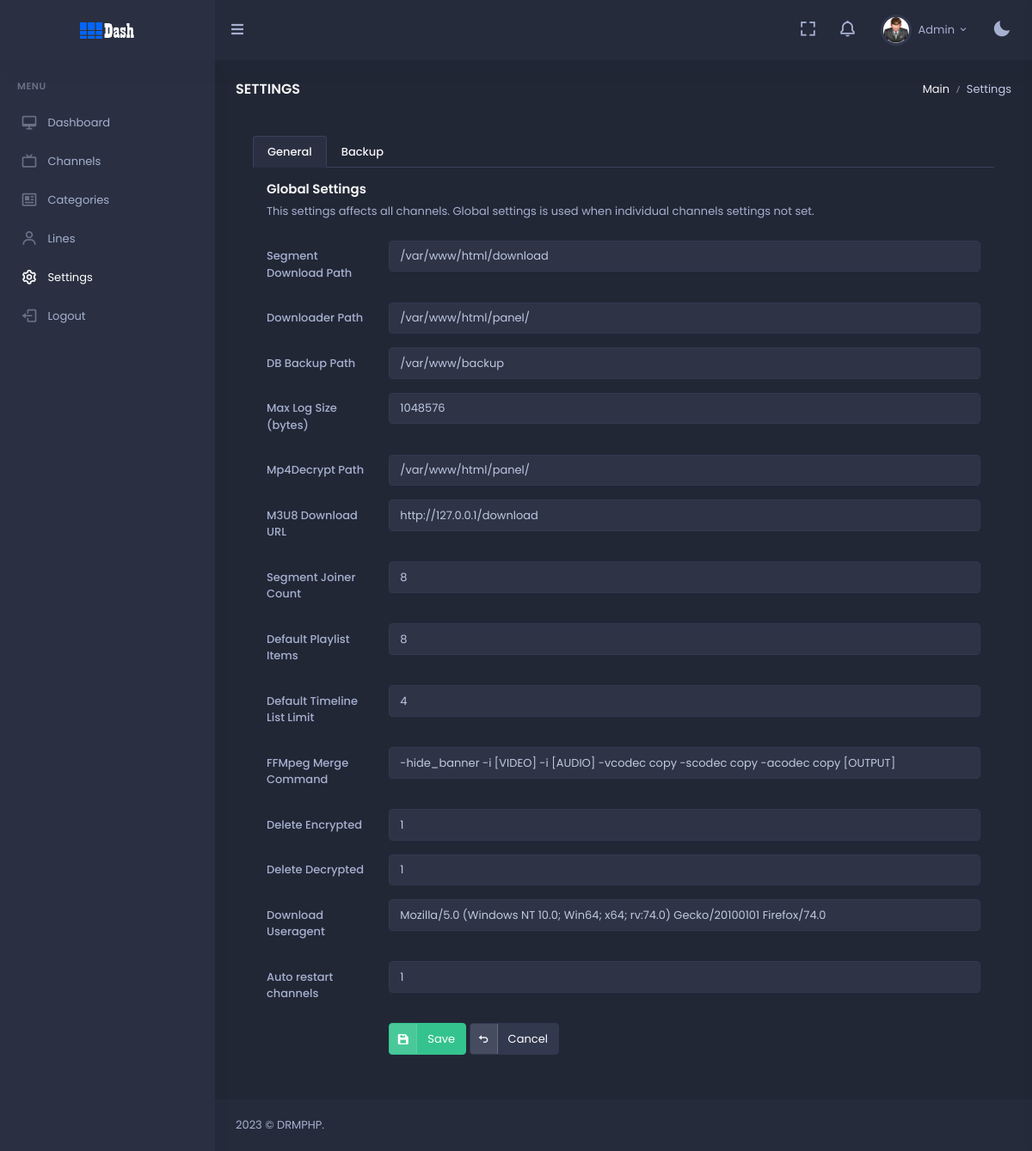
Page /panel/settings.php (signed in) on the earlier database version.
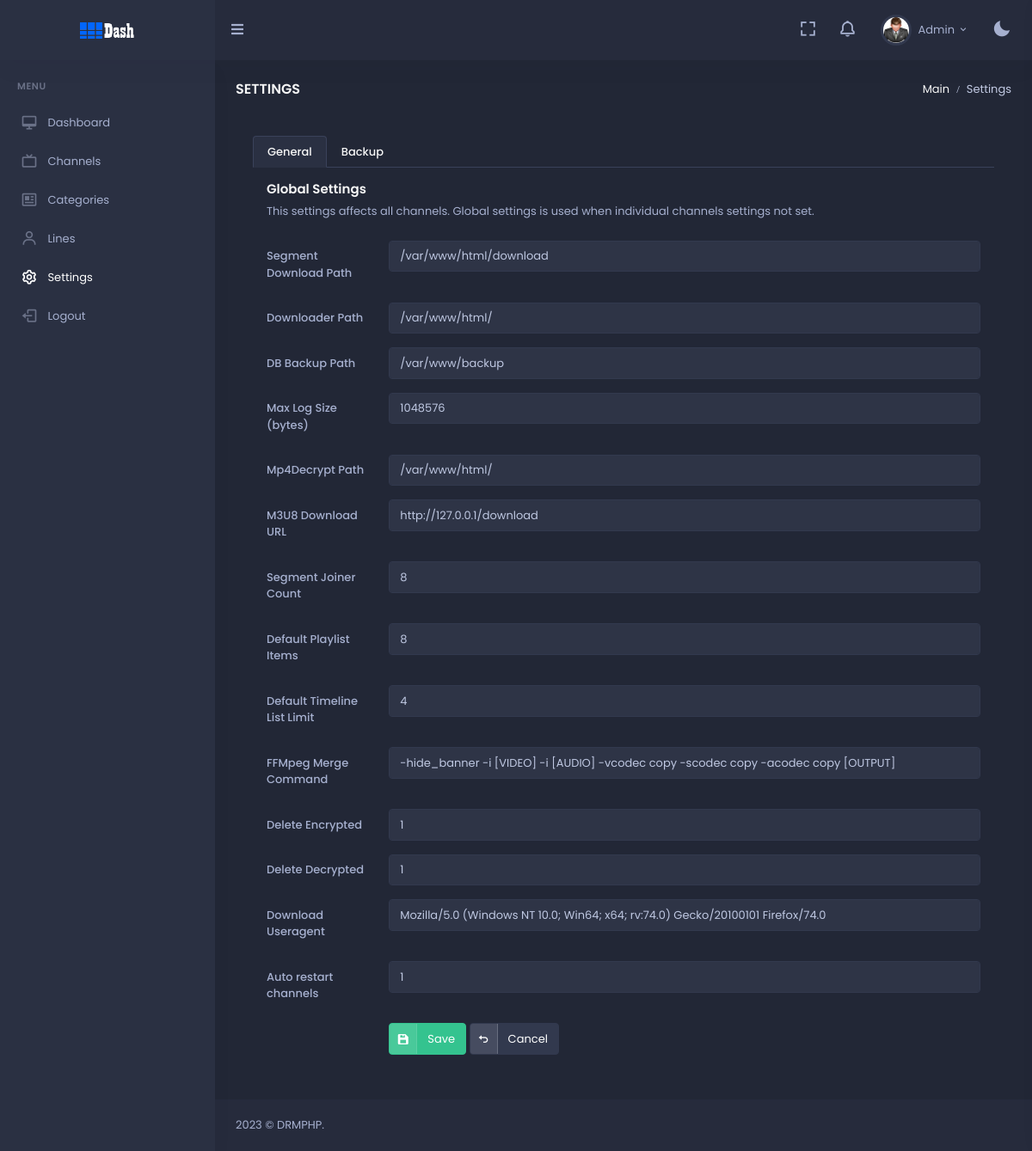
Same page on the later database version.
### tables this page shows
CREATE TABLE `config` (
  `ID` int(11) NOT NULL,
  `ConfigName` varchar(32) NOT NULL,
  `ConfigDesc` varchar(64) NOT NULL,
  `ConfigValue` varchar(256) NOT NULL
);

### panel/_app.php (called while the page is built, shortened)
<?php
class App
{
    public $DB;
    public $Config;
    public function __construct()
    {
        include "_db.php";
        try {
            $db = new PDO('mysql:host=' . $DBHost . ';dbname=' . $DBName . ';charset=utf8', $DBUser, $DBPass);
            $this->DB = $db;
        } catch (PDOException $e) {
            print "Error!: " . $e->getMessage() . "<br/>";
            die();
        }
        $this->ReadConfig();
    }
    public function ReadConfig()
    {
        $sql = "select * from config order by ID";
        $st = $this->DB->prepare($sql);
        $st->execute();
        $this->Config = $st->fetchAll();
    }
    public function GetConfig($ConfigName)
    {
        for ($i = 0; $i < count($this->Config); $i++) {
            if ($this->Config[$i]["ConfigName"] == $ConfigName) {
                return $this->Config[$i]["ConfigValue"];
            }
        }
    }
    public function GetNotification($Status = "")
    {
        if ($Status == "") {
            $Cond = "";
        } else { $Cond = " and Status='$Status'";}
        $sql = "select * from notification where 1=1 $Cond";
        $st = $this->DB->prepare($sql);
        $st->execute();
        $data = $st->fetchAll();
        for ($i = 0; $i < count($data); $i++) {
            $data[$i]["ago"] = $this->time_elapsed_string($data[$i]["Sent"]);
        }
        return $data;
    }
}

### panel/_config.php (called while the page is built, shortened)
<?php
require "_app.php";
$App = New App();
?>

### panel/settings.php (the view, shortened to what this page needs)
<?php
include "_config.php";
$active1="active";
$active2="";
$selected1="true";
$selected2="false";
?>
<!doctype html>
<html lang="en">
  <?php include "_htmlhead.php"?>
  <body data-sidebar="dark">
    <div id="layout-wrapper">
      <?php include "_header.php"?>
      <?php include "_sidebar.php"?>
      <div class="main-content">
        <div class="page-content">
          <div class="container-fluid">
            <div class="row">
              <div class="col-12">
                <div class="page-title-box d-sm-flex align-items-center justify-content-between">
                  <h4 class="mb-sm-0 font-size-18">Settings</h4>
                  <div class="page-title-right">
                    <ol class="breadcrumb m-0">
                      <li class="breadcrumb-item"><a href="javascript: void(0);">Main</a></li>
                      <li class="breadcrumb-item active">Settings</li>
                    </ol>
                  </div>
                </div>
              </div>
            </div>
            <div class="row">
              <div class="col-lg-12">
                <div class="card-body">
                  <ul class="nav nav-tabs" role="tablist">
                    <li class="nav-item">
                      <a class="nav-link <?php
echo $active1?>" data-bs-toggle="tab" href="#t1" role="tab" aria-selected="<?=$selected1;
?>">
                        <span class="d-none d-sm-block">General</span>
                      </a>
                    </li>
                    <li class="nav-item">
                      <a class="nav-link <?php
echo $active2?>" data-bs-toggle="tab" href="#t2" role="tab" aria-selected="<?=$selected2;
?>">
                        <span class="d-none d-sm-block">Backup</span>
                      </a>
                    </li>
                  </ul>
                  <div class="tab-content p-3">
                    <div class="tab-pane <?php
echo $active1;
?>" id="t1" role="tabpanel">
                      <div class="mb-0">
                        <h4 class="card-title">Global Settings</h4>
                        <p class="card-title-desc">This settings affects all channels. Global settings is used when individual channels settings not set.</p>
                        <form method="POST">
                          <div class="mb-3 row">
                            <label class="col-md-2 col-form-label">Segment Download Path</label>
                            <div class="col-md-10">
                              <input class="form-control" type="text" id="DownloadPath" name="DownloadPath" value="<?php
echo $App->GetConfig("DownloadPath");
?>">
                            </div>
                          </div>
                          <div class="mb-3 row">
                            <label class="col-md-2 col-form-label">Downloader Path</label>
                            <div class="col-md-10">
                              <input class="form-control" type="text" id="DownloaderPath" name="DownloaderPath" value="<?php
echo $App->GetConfig("DownloaderPath");
?>">
                            </div>
                          </div>
                          <div class="mb-3 row">
                            <label class="col-md-2 col-form-label">DB Backup Path</label>
                            <div class="col-md-10">
                              <input class="form-control" type="text" id="BackupPath" name="BackupPath" value="<?php
echo $App->GetConfig("BackupPath");
?>">
                            </div>
                          </div>
                          <div class="mb-3 row">
                            <label class="col-md-2 col-form-label">Max Log Size (bytes)</label>
                            <div class="col-md-10">
                              <input class="form-control" type="text" id="MaxLogSize" name="MaxLogSize" value="<?php
echo $App->GetConfig("MaxLogSize");
?>">
                            </div>
                          </div>
                          <div class="mb-3 row">
                            <label class="col-md-2 col-form-label">Mp4Decrypt Path</label>
                            <div class="col-md-10">
                              <input class="form-control" type="text" id="BinPath" name="BinPath" value="<?php
echo $App->GetConfig("BinPath");
?>">
                            </div>
                          </div>
                          <div class="mb-3 row">
                            <label class="col-md-2 col-form-label">M3U8 Download URL</label>
                            <div class="col-md-10">
                              <input class="form-control" type="text" id="M3UDownloadURL" name="M3UDownloadURL" value="<?php
echo $App->GetConfig("M3UDownloadURL");
?>">
                            </div>
                          </div>
                          <div class="mb-3 row">
                            <label class="col-md-2 col-form-label">Segment Joiner Count</label>
                            <div class="col-md-10">
                              <input class="form-control" type="text" id="SegmentJoiner" name="SegmentJoiner" value="<?php
echo $App->GetConfig("SegmentJoiner");
?>">
                            </div>
                          </div>
                          <div class="mb-3 row">
                            <label class="col-md-2 col-form-label">Default Playlist Items</label>
                            <div class="col-md-10">
                              <input class="form-control" type="text" id="PlaylistLimit" name="PlaylistLimit" value="<?php
echo $App->GetConfig("PlaylistLimit");
?>">
                            </div>
                          </div>
                          <div class="mb-3 row">
                            <label class="col-md-2 col-form-label">Default Timeline List Limit</label>
                            <div class="col-md-10">
                              <input class="form-control" type="text" id="URLListLimit" name="URLListLimit" value="<?php
echo $App->GetConfig("URLListLimit");
?>">
                            </div>
                          </div>
                          <div class="mb-3 row">
                            <label class="col-md-2 col-form-label">FFMpeg Merge Command</label>
                            <div class="col-md-10">
                              <input class="form-control" type="text" id="FFMpegCMD" name="FFMpegCMD" value="<?php
echo $App->GetConfig("FFMpegCMD");
?>">
                            </div>
                          </div>
                          <div class="mb-3 row">
                            <label class="col-md-2 col-form-label">Delete Encrypted</label>
                            <div class="col-md-10">
                              <input class="form-control" type="text" id="DeleteEncryptedAfterDecrypt" name="DeleteEncryptedAfterDecrypt" value="<?php
echo $App->GetConfig("DeleteEncryptedAfterDecrypt");
?>">
                            </div>
                          </div>
                          <div class="mb-3 row">
                            <label class="col-md-2 col-form-label">Delete Decrypted</label>
                            <div class="col-md-10">
                              <input class="form-control" type="text" id="DeleteDecryptedAfterMerge" name="DeleteDecryptedAfterMerge" value="<?php
echo $App->GetConfig("DeleteDecryptedAfterMerge");
?>">
                            </div>
                          </div>
                          <div class="mb-3 row">
                            <label class="col-md-2 col-form-label">Download Useragent</label>
                            <div class="col-md-10">
                              <input class="form-control" type="text" id="DownloadUseragent" name="DownloadUseragent" value="<?php
echo $App->GetConfig("DownloadUseragent");
?>">
                            </div>
                          </div>
                          <div class="mb-3 row">
                            <label class="col-md-2 col-form-label">Auto restart channels</label>
                            <div class="col-md-10">
                              <input class="form-control" type="text" id="AutoRestart" name="AutoRestart" value="<?php
echo $App->GetConfig("AutoRestart");
?>">
                            </div>
                          </div>
                          <div class="mb-3 row">
                            <label class="col-md-2 col-form-label"></label>
                            <div class="col-md-10">
                              <button type="submit" class="btn btn-success waves-effect btn-label waves-light"><i class="bx bxs-save label-icon"></i> Save</button>
                              <a href="index.php" class="btn btn-light waves-effect btn-label waves-light"><i class="bx bx-undo label-icon"></i> Cancel</a>
                            </div>
                          </div>
                        </form>
                      </div>
                    </div>
                  </div>
                </div>
              </div>
            </div>
          </div>
        </div>
        <?php include "_footer.php"?>
      </div>
    </div>
  </body>
</html>

### panel/_htmlhead.php (shortened to what this page needs)
<head>
  <link href="assets/css/bootstrap-dark.min.css" id="bootstrap-style" rel="stylesheet" type="text/css" />
  <link href="assets/css/icons.min.css" rel="stylesheet" type="text/css" />
  <link href="assets/css/app-dark.min.css" id="app-style" rel="stylesheet" type="text/css" />
  <link href="assets/libs/magnific-popup/magnific-popup.css" id="app-style" rel="stylesheet" type="text/css" />
</head>

### panel/_header.php (shortened to what this page needs)
<header id="page-topbar">
    <div class="navbar-header">
        <div class="d-flex">
            <div class="navbar-brand-box">
                <a href="index.php" class="logo logo-light">
                    <span class="logo-lg">
                        <img src="assets/images/logo1.png" alt="" height="19">
                    </span>
                </a>
            </div>
            <button type="button" class="btn btn-sm px-3 font-size-16 header-item waves-effect" id="vertical-menu-btn">
                <i class="fa fa-fw fa-bars"></i>
            </button>
        </div>
        <div class="d-flex">
            <div class="dropdown d-none d-lg-inline-block ms-1">
                <button type="button" class="btn header-item noti-icon waves-effect" data-bs-toggle="fullscreen">
                    <i class="bx bx-fullscreen"></i>
                </button>
            </div>
            <?php
    $Noti = $App->GetNotification("New");
    ?>
            <div class="dropdown d-inline-block">
                <button type="button" class="btn header-item noti-icon waves-effect"
                    id="page-header-notifications-dropdown" data-bs-toggle="dropdown" aria-haspopup="true"
                    aria-expanded="false">
                    <i class="bx bx-bell <?php
echo count($Noti)>0?"bx-tada":"";
?>"></i>
                </button>
                <div class="dropdown d-inline-block">
                    <button type="button" class="btn header-item waves-effect" id="page-header-user-dropdown"
                        data-bs-toggle="dropdown" aria-haspopup="true" aria-expanded="false">
                        <img class="rounded-circle header-profile-user" src="assets/images/user.jpg"
                            alt="Header Avatar">
                        <span class="d-none d-xl-inline-block ms-1" key="t-henry">Admin</span>
                        <i class="mdi mdi-chevron-down d-none d-xl-inline-block"></i>
                    </button>
                </div>
                <div class="dropdown d-inline-block">
                    <button type="button" class="btn header-item noti-icon right-bar-toggle waves-effect">
                        <i class="bx bxs-moon"></i>
                    </button>
                </div>
            </div>
        </div>
</header>

### panel/_sidebar.php (shortened to what this page needs)
<div class="vertical-menu">
  <div data-simplebar class="h-100">
    <div id="sidebar-menu">
      <ul class="metismenu list-unstyled" id="side-menu">
        <li class="menu-title" key="t-menu">Menu</li>
        <li>
          <a href="dashboard.php" class="waves-effect">
            <i class="bx bx-desktop"></i>
            <span>Dashboard</span>
          </a>
        </li>
        <li>
          <a href="index.php" class="waves-effect">
            <i class="bx bx-tv"></i>
            <span>Channels</span>
          </a>
        </li>
        <li>
          <a href="cats.php" class="waves-effect">
            <i class="bx bx-news"></i>
            <span>Categories</span>
          </a>
        </li>
        <li>
  <a href="lines.php" class="waves-effect">
    <i class="bx bx-user"></i>
    <span>Lines</span>
  </a>
</li>
        <li>
          <a href="settings.php" class="waves-effect">
            <i class="bx bx-cog"></i>
            <span>Settings</span>
          </a>
        </li>
        <li>
          <a href="login.php" class="waves-effect">
            <i class="bx bx-log-out"></i>
            <span>Logout</span>
          </a>
        </li>
      </ul>
    </div>
  </div>
</div>

### panel/_footer.php (shortened to what this page needs)
<footer class="footer">
  <div class="container-fluid">
    <div class="row">
      <div class="col-sm-6">
        <script>document.write(new Date().getFullYear())</script> © DRMPHP.
      </div>
    </div>
  </div>
</footer>

Differences in the rows shown:
changed config (number 2 of 14 on the later page): DownloaderPath "/var/www/html/panel/" → "/var/www/html/"
changed config (number 5 of 14 on the later page): BinPath "/var/www/html/panel/" → "/var/www/html/"
